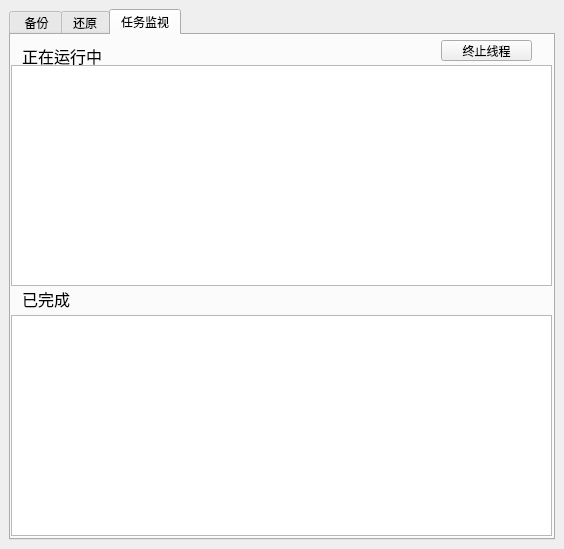
<?xml version="1.0" encoding="UTF-8"?>
<ui version="4.0">
 <class>MainWindow</class>
 <widget class="QMainWindow" name="MainWindow">
  <property name="geometry">
   <rect>
    <x>0</x>
    <y>0</y>
    <width>564</width>
    <height>549</height>
   </rect>
  </property>
  <property name="windowTitle">
   <string>MainWindow</string>
  </property>
  <widget class="QWidget" name="centralwidget">
   <layout class="QVBoxLayout" name="verticalLayout_5">
    <item>
     <widget class="QTabWidget" name="tabWidget">
      <property name="currentIndex">
       <number>2</number>
      </property>
      <widget class="QWidget" name="backupTab">
       <attribute name="title">
        <string> 备份</string>
       </attribute>
       <widget class="QWidget" name="widget_4" native="true">
        <property name="geometry">
         <rect>
          <x>30</x>
          <y>330</y>
          <width>461</width>
          <height>41</height>
         </rect>
        </property>
        <layout class="QHBoxLayout" name="horizontalLayout_3">
         <item>
          <widget class="QCheckBox" name="cmpsChkBox">
           <property name="text">
            <string>压缩</string>
           </property>
          </widget>
         </item>
         <item>
          <widget class="QCheckBox" name="encryptChkBox">
           <property name="text">
            <string>加密</string>
           </property>
          </widget>
         </item>
         <item>
          <widget class="QCheckBox" name="synChkBox">
           <property name="text">
            <string>同步</string>
           </property>
          </widget>
         </item>
         <item>
          <widget class="QCheckBox" name="remoteChkBox">
           <property name="text">
            <string>远程上传</string>
           </property>
          </widget>
         </item>
        </layout>
       </widget>
       <widget class="QCheckBox" name="filterChkBox">
        <property name="geometry">
         <rect>
          <x>320</x>
          <y>400</y>
          <width>85</width>
          <height>21</height>
         </rect>
        </property>
        <property name="text">
         <string>文件过滤</string>
        </property>
       </widget>
       <widget class="PeriodicWidget" name="periodicWidget" native="true">
        <property name="geometry">
         <rect>
          <x>70</x>
          <y>390</y>
          <width>211</width>
          <height>41</height>
         </rect>
        </property>
        <layout class="QHBoxLayout" name="horizontalLayout_4"/>
       </widget>
       <widget class="QPushButton" name="startBtn">
        <property name="geometry">
         <rect>
          <x>180</x>
          <y>450</y>
          <width>151</width>
          <height>41</height>
         </rect>
        </property>
        <property name="text">
         <string>Zpods！启动！</string>
        </property>
       </widget>
       <widget class="QWidget" name="widget_3" native="true">
        <property name="geometry">
         <rect>
          <x>10</x>
          <y>20</y>
          <width>511</width>
          <height>291</height>
         </rect>
        </property>
        <layout class="QVBoxLayout" name="verticalLayout">
         <item>
          <widget class="QWidget" name="widget" native="true">
           <layout class="QHBoxLayout" name="horizontalLayout">
            <item>
             <widget class="QLabel" name="srcLabel">
              <property name="text">
               <string>源路径</string>
              </property>
             </widget>
            </item>
            <item>
             <widget class="QListWidget" name="srcListWidget">
              <property name="selectionMode">
               <enum>QAbstractItemView::NoSelection</enum>
              </property>
             </widget>
            </item>
            <item>
             <layout class="QVBoxLayout" name="verticalLayout_4">
              <item>
               <widget class="QPushButton" name="srcBtn">
                <property name="text">
                 <string>选择</string>
                </property>
               </widget>
              </item>
              <item>
               <widget class="QPushButton" name="deleteBtn">
                <property name="text">
                 <string>删除</string>
                </property>
               </widget>
              </item>
             </layout>
            </item>
           </layout>
          </widget>
         </item>
         <item>
          <widget class="QWidget" name="widget_2" native="true">
           <layout class="QHBoxLayout" name="horizontalLayout_2">
            <item>
             <widget class="QLabel" name="targetLabel">
              <property name="text">
               <string>目标路径</string>
              </property>
             </widget>
            </item>
            <item>
             <widget class="QLineEdit" name="targetPath">
              <property name="readOnly">
               <bool>true</bool>
              </property>
             </widget>
            </item>
            <item>
             <widget class="QPushButton" name="targetBtn">
              <property name="text">
               <string>选择</string>
              </property>
             </widget>
            </item>
           </layout>
          </widget>
         </item>
        </layout>
       </widget>
      </widget>
      <widget class="QWidget" name="restoreTab">
       <attribute name="title">
        <string>还原</string>
       </attribute>
       <widget class="QWidget" name="widget_5" native="true">
        <property name="geometry">
         <rect>
          <x>10</x>
          <y>10</y>
          <width>511</width>
          <height>201</height>
         </rect>
        </property>
        <layout class="QVBoxLayout" name="verticalLayout_2">
         <item>
          <widget class="QWidget" name="widget_6" native="true">
           <layout class="QHBoxLayout" name="horizontalLayout_5">
            <item>
             <widget class="QLabel" name="srcLabel_2">
              <property name="text">
               <string>Zpods文件路径</string>
              </property>
             </widget>
            </item>
            <item>
             <widget class="QLineEdit" name="rSrcPath">
              <property name="readOnly">
               <bool>true</bool>
              </property>
             </widget>
            </item>
            <item>
             <widget class="QPushButton" name="rSrcBtn">
              <property name="text">
               <string>选择</string>
              </property>
             </widget>
            </item>
           </layout>
          </widget>
         </item>
         <item>
          <widget class="QWidget" name="widget_7" native="true">
           <layout class="QHBoxLayout" name="horizontalLayout_6">
            <item>
             <widget class="QLabel" name="targetLabel_2">
              <property name="text">
               <string>   目 标 路 径  </string>
              </property>
             </widget>
            </item>
            <item>
             <widget class="QLineEdit" name="rTargetPath">
              <property name="readOnly">
               <bool>true</bool>
              </property>
             </widget>
            </item>
            <item>
             <widget class="QPushButton" name="rTargetBtn">
              <property name="text">
               <string>选择</string>
              </property>
             </widget>
            </item>
           </layout>
          </widget>
         </item>
        </layout>
       </widget>
       <widget class="QWidget" name="widget_8" native="true">
        <property name="geometry">
         <rect>
          <x>50</x>
          <y>220</y>
          <width>421</width>
          <height>81</height>
         </rect>
        </property>
        <widget class="QWidget" name="layoutWidget">
         <property name="geometry">
          <rect>
           <x>30</x>
           <y>20</y>
           <width>361</width>
           <height>41</height>
          </rect>
         </property>
         <layout class="QHBoxLayout" name="horizontalLayout_7">
          <item>
           <widget class="QLabel" name="label">
            <property name="font">
             <font>
              <pointsize>12</pointsize>
             </font>
            </property>
            <property name="text">
             <string>输入密码（如果有）</string>
            </property>
           </widget>
          </item>
          <item>
           <widget class="QLineEdit" name="rPswLineEdit"/>
          </item>
         </layout>
        </widget>
       </widget>
       <widget class="QPushButton" name="restoreBtn">
        <property name="geometry">
         <rect>
          <x>190</x>
          <y>350</y>
          <width>151</width>
          <height>71</height>
         </rect>
        </property>
        <property name="font">
         <font>
          <pointsize>25</pointsize>
         </font>
        </property>
        <property name="text">
         <string>还原</string>
        </property>
       </widget>
      </widget>
      <widget class="QWidget" name="watcherTab">
       <property name="sizePolicy">
        <sizepolicy hsizetype="Preferred" vsizetype="Fixed">
         <horstretch>0</horstretch>
         <verstretch>0</verstretch>
        </sizepolicy>
       </property>
       <attribute name="title">
        <string>任务监视</string>
       </attribute>
       <widget class="QLabel" name="label_2">
        <property name="geometry">
         <rect>
          <x>11</x>
          <y>11</y>
          <width>80</width>
          <height>19</height>
         </rect>
        </property>
        <property name="font">
         <font>
          <pointsize>12</pointsize>
         </font>
        </property>
        <property name="text">
         <string>正在运行中</string>
        </property>
       </widget>
       <widget class="QLabel" name="label_3">
        <property name="geometry">
         <rect>
          <x>11</x>
          <y>254</y>
          <width>48</width>
          <height>19</height>
         </rect>
        </property>
        <property name="font">
         <font>
          <pointsize>12</pointsize>
         </font>
        </property>
        <property name="text">
         <string>已完成</string>
        </property>
       </widget>
       <widget class="QTableWidget" name="edTable">
        <property name="geometry">
         <rect>
          <x>0</x>
          <y>280</y>
          <width>541</width>
          <height>221</height>
         </rect>
        </property>
       </widget>
       <widget class="QTableWidget" name="ingTable">
        <property name="geometry">
         <rect>
          <x>0</x>
          <y>30</y>
          <width>541</width>
          <height>221</height>
         </rect>
        </property>
       </widget>
       <widget class="QPushButton" name="threadStopBtn">
        <property name="geometry">
         <rect>
          <x>430</x>
          <y>5</y>
          <width>91</width>
          <height>21</height>
         </rect>
        </property>
        <property name="text">
         <string>终止线程</string>
        </property>
       </widget>
      </widget>
     </widget>
    </item>
   </layout>
  </widget>
 </widget>
 <customwidgets>
  <customwidget>
   <class>PeriodicWidget</class>
   <extends>QWidget</extends>
   <header>periodicwidget.h</header>
   <container>1</container>
  </customwidget>
 </customwidgets>
 <resources/>
 <connections/>
</ui>
